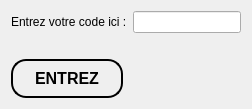
             <widget class="QWidget" name="tab_26">
              <attribute name="title">
               <string>Arduino</string>
              </attribute>
              <layout class="QGridLayout" name="gridLayout_40">
               <item row="0" column="0" colspan="2">
                <layout class="QHBoxLayout" name="horizontalLayout_176">
                 <item>
                  <widget class="QLabel" name="label_143">
                   <property name="styleSheet">
                    <string notr="true">font: 600 14pt &quot;Segoe UI&quot;;
color: rgb(0, 0, 0);</string>
                   </property>
                   <property name="text">
                    <string>Entrez votre code ici :</string>
                   </property>
                  </widget>
                 </item>
                 <item>
                  <widget class="QLineEdit" name="lineEdit_2"/>
                 </item>
                </layout>
               </item>
               <item row="1" column="1">
                <widget class="QLabel" name="statusLabel">
                 <property name="text">
                  <string/>
                 </property>
                </widget>
               </item>
               <item row="2" column="0">
                <widget class="QPushButton" name="pushButton_arduino">
                 <property name="styleSheet">
                  <string notr="true">QPushButton {
   color: black;                  /* Couleur du texte par défaut */
   border: 2px solid black;     /* Bordure légèrement plus foncée */
   border-radius: 15px;            /* Coins arrondis */
   padding: 8px 8px;             /* Espacement interne */
   font-size: 16px;               /* Taille de police */
   font-weight: bold;             /* Texte en gras */
   transition: background-color 0.3s ease; /* Transition douce pour la couleur */
}</string>
                 </property>
                 <property name="text">
                  <string>ENTREZ</string>
                 </property>
                </widget>
               </item>
              </layout>
             </widget>
